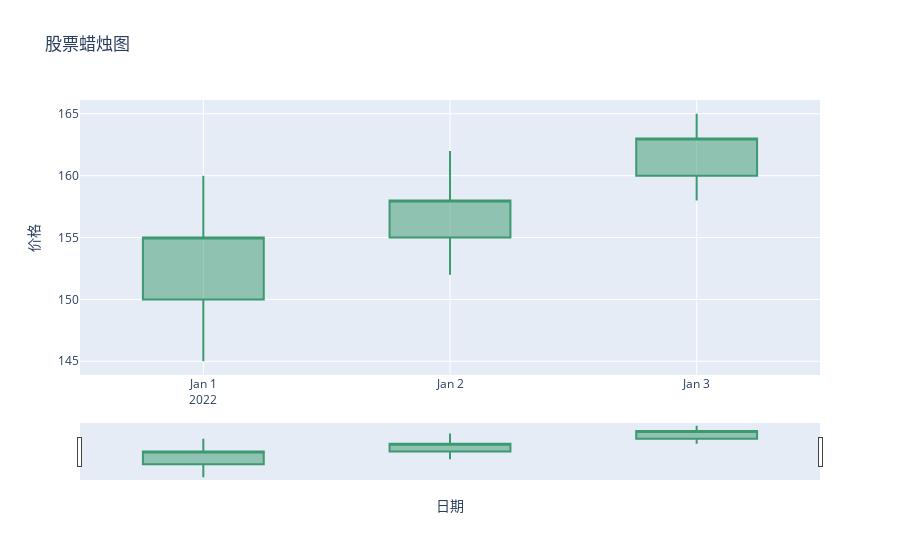

The notebook cell saved with this chart:
### Markdown cell above
一个金融 OHLC（Open High Low Close）蜡烛图：

### Code cell
# 模拟生成蜡烛图数据
candle_data = {
    'date': ['2022-01-01', '2022-01-02', '2022-01-03'],
    'open': [150, 155, 160],
    'high': [160, 162, 165],
    'low': [145, 152, 158],
    'close': [155, 158, 163]
}

fig = go.Figure(data=[go.Candlestick(x=candle_data['date'],
                open=candle_data['open'],
                high=candle_data['high'],
                low=candle_data['low'],
                close=candle_data['close'])])

fig.update_layout(title='股票蜡烛图', xaxis_title='日期', yaxis_title='价格')
fig.show()

### Figure 1 — Plotly figure (JSON) as saved in the notebook; plotly's stock layout.template omitted (floating-point values rounded to 4 significant figures)
{"data": [{"close": [155, 158, 163], "high": [160, 162, 165], "low": [145, 152, 158], "open": [150, 155, 160], "type": "candlestick", "x": ["2022-01-01", "2022-01-02", "2022-01-03"]}], "layout": {"title": {"text": "股票蜡烛图"}, "xaxis": {"title": {"text": "日期"}}, "yaxis": {"title": {"text": "价格"}}}}
